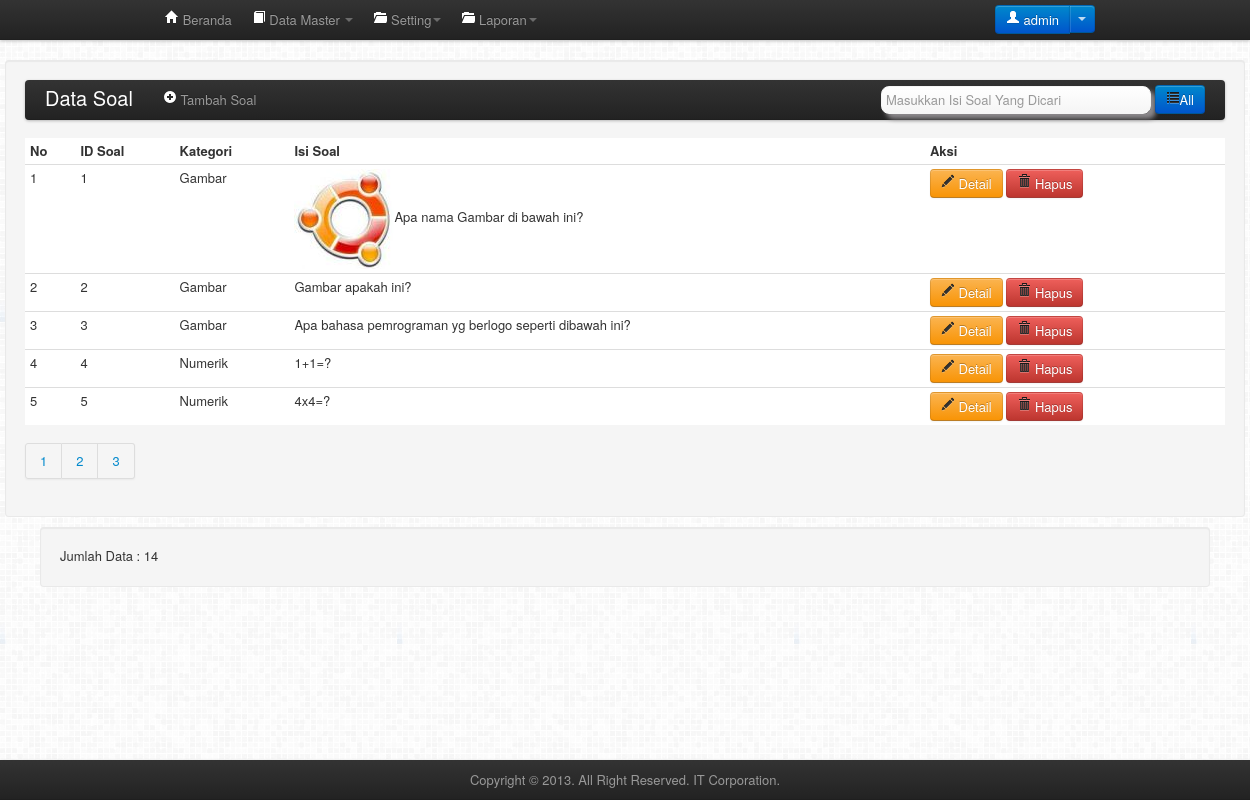
Screenshot of /admin/MenuUtama.php?master=soal (signed in) with the database file from the repository.
### tables this page shows
CREATE TABLE `soal` (
  `id_soal` int(11) NOT NULL auto_increment,
  `id_kategori` int(11) default NULL,
  `isi_soal` text NOT NULL,
  PRIMARY KEY  (`id_soal`)
);

CREATE TABLE `kategori` (
  `id_kategori` int(11) NOT NULL auto_increment,
  `nama_kategori` varchar(30) NOT NULL,
  `waktu` int(11) NOT NULL,
  `jumlah_soal` int(11) NOT NULL,
  PRIMARY KEY  (`id_kategori`)
);

### admin/soal/index.php (the view, shortened to what this page needs)
<div class="well" style="width: 1200px; margin:10px auto;">
    <div class="navbar">
        <div class="navbar-inner">
            <div class="container">
                <a class="brand" href="#">Data Soal</a>
                <div class="nav-collapse">
                    <ul class="nav">
                        <li>
                            <a href="form_tambah.php" class="small-box" onclick="tambah(); return false;">
                                <i class="icon-plus-sign icon-white"></i> Tambah Soal
                            </a>
                        </li>
                    </ul>
                </div>
                <form name="user_form_search" action="" method="post" class="form-search">
                    <div class="navbar-form pull-right">
                        <input type="text" class="span3" name="username" placeholder="Masukkan Isi Soal Yang Dicari"/>
                        <a href='' class="btn btn-primary" ><i class='icon-list'></i>All</a>
                    </div>
                </form>
            </div>
        </div>
    </div>
    <table class="table table-hover table-condensed">
        <thead>
            <tr>
                <th>No</th>
                <th>ID Soal</th>
                <th>Kategori</th>
                <th>Isi Soal</th>
                <th>Aksi</th>
            </tr>
        </thead>
        <tbody>
<?php
$batas=5;
$halaman=$_GET['halaman'];
$posisi=null;
if(empty($halaman)){
$posisi=0;
}else{
$posisi=($halaman-1)* $batas;
}
$query="select soal.*,kategori.nama_kategori from soal, kategori
where soal.id_kategori=kategori.id_kategori ORDER BY id_soal LIMIT $posisi,$batas";
$query_page="SELECT isi_soal FROM soal";
$result=mysql_query($query) or die(mysql_error());
$no=0;
while($rows=mysql_fetch_array($result)){
$no+=1;
?>
            <tr>
                <td><?php echo ($no+$posisi); ?></td>
		<td><?php echo $rows['id_soal']; ?></td>
                <td><?php echo $rows['nama_kategori']; ?></td>
                <td id="<?php echo 'isi_soal'.$rows['id_soal'];?>"><?php echo $rows['isi_soal']; ?></td>
		<td align="center">
                    <a href="from_update.php?id_admin=<?php echo $rows['id_admin']; ?>" class="btn btn-warning"
                       onclick="return ubahData(<?php echo "'{$rows['id_soal']}','{$rows['nama_kategori']}'"; ?>);">
                        <i class="icon-pencil"></i> Detail
                    </a>
                    <a href="delete.php?id_admin=<?php echo $rows['id_admin']; ?>"
                       onclick="return deleteData(<?php echo $rows['id_soal']; ?>);" class="btn btn-danger">
                        <i class="icon-trash"></i> Hapus
                    </a>
                </td>
            </tr>
<?php
}
?>
        </tbody>
    </table>
<?php
$result_page = mysql_query($query_page);
$jmldata = mysql_num_rows($result_page);
$jmlhalaman = ceil($jmldata / $batas);
echo "<div class='pagination'><ul>";
for($i=1;$i<=$jmlhalaman;$i++)
    echo "<li> <a href='$_SERVER[PHP_SELF]?master=soal&halaman=$i'>$i</a></li>";
echo "</div></ul>";
?>
</div>
<div class="container">
	<div class="well">
	<?php
	echo "Jumlah Data : $jmldata";
	?>
	</div>
</div>

### admin/inc/tampilan/head_menu_utama.php (style rules this page uses)
body { background-image: url('../bootstrap/img/grey.png'); }

### rows the page displays
soal: posisi "1", id_soal "1", id_kategori.nama_kategori "Gambar", isi_soal (picture), isi_soal "Apa nama Gambar di bawah ini?"
soal: posisi "2", id_soal "2", id_kategori.nama_kategori "Gambar", isi_soal "Gambar apakah ini?"
soal: posisi "3", id_soal "3", id_kategori.nama_kategori "Gambar", isi_soal "Apa bahasa pemrograman yg berlogo seperti dibawah ini?"
soal: posisi "4", id_soal "4", id_kategori.nama_kategori "Numerik", isi_soal "1+1=?"
soal: posisi "5", id_soal "5", id_kategori.nama_kategori "Numerik", isi_soal "4x4=?"

### other values shown
$_SESSION['username'] "admin"
$jmldata "14"
